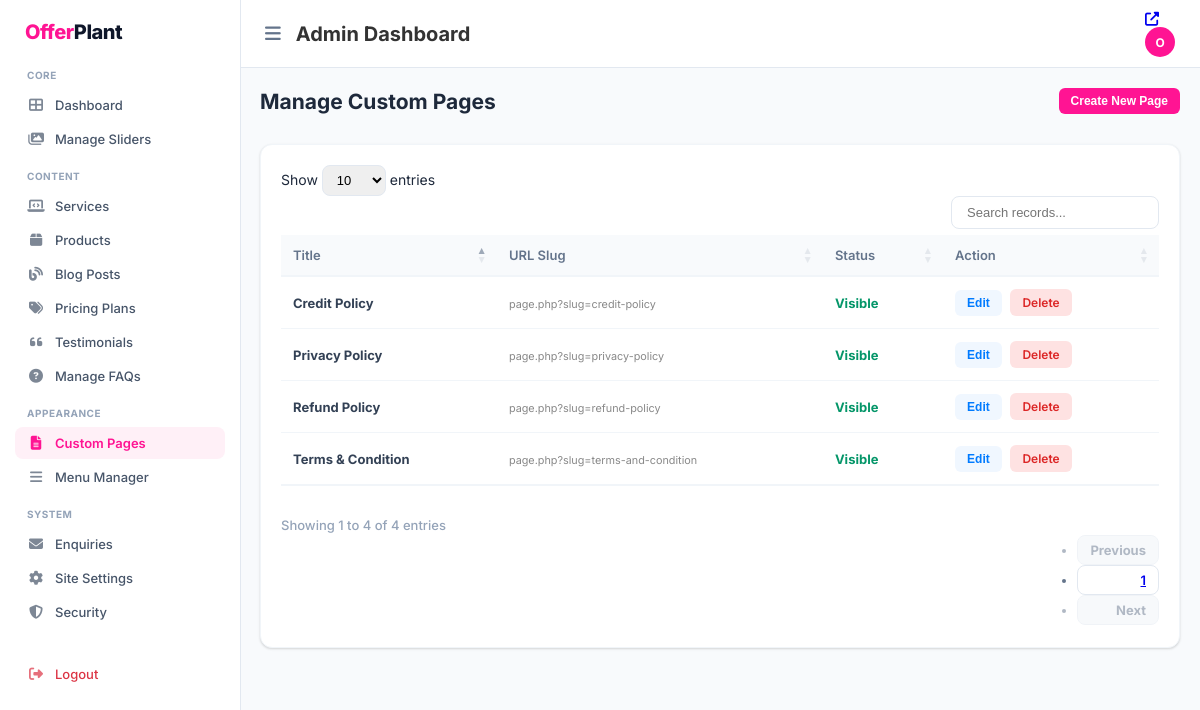
Screenshot of /admin/pages.php (signed in) with the database file from the repository.
### tables this page shows
CREATE TABLE IF NOT EXISTS pages (
    id INT AUTO_INCREMENT PRIMARY KEY,
    title VARCHAR(255) NOT NULL,
    slug VARCHAR(255) NOT NULL UNIQUE,
    content LONGTEXT,
    status TINYINT(1) DEFAULT 1,
    created_at TIMESTAMP DEFAULT CURRENT_TIMESTAMP
);

### admin/pages.php (the view, shortened to what this page needs)
<?php
include 'auth_check.php';
include 'includes/admin_header.php';
include 'includes/admin_sidebar.php';
?>
<div style="display: flex; justify-content: space-between; align-items: center; margin-bottom: 30px;">
    <h2>Manage Custom Pages</h2>
    <button onclick="document.getElementById('addModal').style.display='block'" class="btn btn-primary">Create New Page</button>
</div>
<div class="card">
    <table class="datatable">
        <thead>
            <tr>
                <th>Title</th>
                <th>URL Slug</th>
                <th>Status</th>
                <th>Action</th>
            </tr>
        </thead>
        <tbody>
            <?php
            $pages = mysqli_query($conn, "SELECT * FROM pages ORDER BY id ASC");
            while($p = mysqli_fetch_assoc($pages)) {
                $p_data = htmlspecialchars(json_encode($p));
                echo '
                <tr>
                    <td><strong>'.$p['title'].'</strong></td>
                    <td><small style="color:#888;">page.php?slug='.$p['slug'].'</small></td>
                    <td>'.($p['status'] == 1 ? '<span style="color:var(--secondary); font-weight:700;">Visible</span>' : '<span style="color:#dc3545;">Hidden</span>').'</td>
                    <td>
                        <button onclick=\'openEditModal('.$p_data.')\' class="btn btn-sm" style="background:#f0f7ff; color:#007bff; margin-right:5px;">Edit</button>
                        <a href="?delete='.$p['id'].'" onclick="return confirm(\'Are you sure?\')" class="btn btn-sm btn-danger">Delete</a>
                    </td>
                </tr>';
            }
            ?>
        </tbody>
    </table>
</div>
<?php include 'includes/admin_footer.php'; ?>

### admin/includes/admin_header.php (style rules this page uses)
table.dataTable thead th { border-bottom: 2px solid #f1f5f9 !important; }
table.dataTable.no-footer { border-bottom: 1px solid #f1f5f9 !important; }
:root { --primary: #FF1493; --secondary: #059669; --dark: #0f172a; --gray: #64748b; --sidebar-width: 240px; --bg: #f8fafc; --card-shadow: 0 1px 3px 0 rgba(0, 0, 0, 0.1), 0 1px 2px 0 rgba(0, 0, 0, 0.06); }
* { margin: 0; padding: 0; box-sizing: border-box; }
body { font-family: 'Inter', sans-serif; background: var(--bg); color: #1e293b; font-size: 14px; }
.card { background: #fff; padding: 20px; border-radius: 12px; box-shadow: var(--card-shadow); border: 1px solid #f1f5f9; margin-bottom: 20px; }
table { width: 100%; border-collapse: collapse; font-size: 13px; }
th { text-align: left; padding: 12px; color: #64748b; border-bottom: 1px solid #f1f5f9; font-weight: 600; background: #f8fafc; }
td { padding: 12px; border-bottom: 1px solid #f1f5f9; color: #334155; vertical-align: middle; }
.btn { padding: 6px 12px; border-radius: 6px; border: none; cursor: pointer; font-weight: 600; transition: 0.2s; font-size: 12px; display: inline-flex; align-items: center; gap: 5px; text-decoration: none; }
.btn-primary { background: var(--primary); color: #fff; }
.btn-danger { background: #fee2e2; color: #dc2626; }

### rows the page displays
pages: title "Terms & Condition", slug "terms-and-condition", status "Visible"
pages: title "Privacy Policy", slug "privacy-policy", status "Visible"
pages: title "Refund Policy", slug "refund-policy", status "Visible"
pages: title "Credit Policy", slug "credit-policy", status "Visible"

### other values shown
substr($_SESSION['admin_name'], 0, 1) "O"
